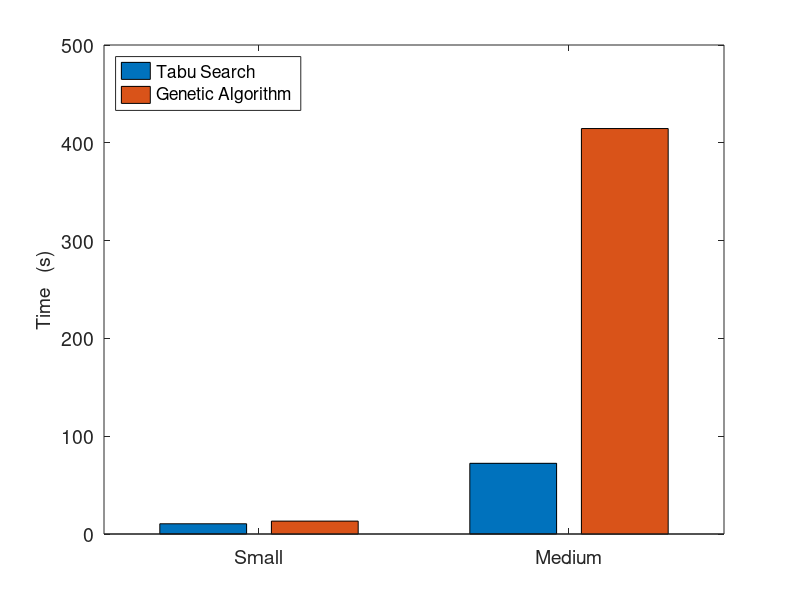

Here is the MATLAB script that generated this plot:
clear;

tabuSmallTime = 10.465;
geneticSmallTime = 13.183;

tabuMediumTime = 72.285;
geneticMediumTime = 414.584;

X = [tabuSmallTime geneticSmallTime; tabuMediumTime geneticMediumTime];

bar(X);
l = legend('Tabu Search', 'Genetic Algorithm');
set(l, 'Location', 'NorthWest');
set(gca,'XTickLabel',{'Small', 'Medium'});
set(gca,'fontsize',14);
ylabel('Time   (s)', 'fontsize', 14);